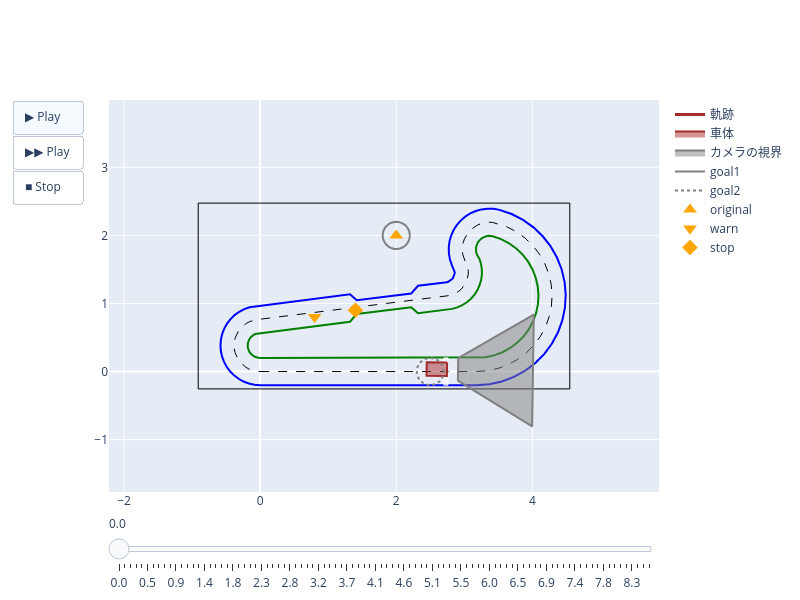

The cell this chart's notebook holds for it:
### Code cell
class Mission4(MissionBase):
    def __init__(self):
        super().__init__(type_b_circuit, t_max=80)
        self.goals = [
            GoalCircle((2, 2), 0.2, should_stop=True),
            GoalCircle((2.5, 0.0), 0.2, should_stop=False),
        ]
        self.initial_xy = (2.5, 0.0)
        self.random_d_xy = (0.1, 0.1)
        self.random_d_yaw_deg = 5
        self.set_signs(
            [
                Sign(x=2, y=2, name="original"),
                ### 標識を追加するにはここから下を書き換える
                Sign(x=1.4, y=0.9, name="stop"),
                Sign(x=0.8, y=0.8, name="warn"),
                ### 標識を追加するにはここより上を書き換える
            ]
        )

    @staticmethod
    def command_func(alive, *, move, rotate, wait, search, auto, **kwargs):
        rotate(45)
        # ######## ここから下にプログラムを書こう
        # mode = 0
        # while alive():
        #     if mode == 0:
        #         # コース内で自動走行し、標識(original)を見つけた場合に標識の真上に行き１秒停車するモード
        #         pos = search(name="original")
        #         if pos is None:
        #             auto(v=0.2)
        #         else:
        #             if pos.theta > 5:
        #                 rotate(w=45)
        #             elif pos.theta < -5:
        #                 rotate(w=-45)
        #             else:
        #                 move(v=0.2)
        #                 move(v=0.2, t=pos.x / 0.2)
        #                 wait()
        #                 move(v=0, t=1)
        #                 wait()
        #                 mode = 1
        #     elif mode == 1:
        #         # 左回転し、標識(stop)を見つけた場合に標識の真上に行くモード
        #         pos = search(name="stop")
        #         if pos is None:
        #             rotate(w=45)
        #         else:
        #             if pos.theta > 5:
        #                 rotate(w=45)
        #             elif pos.theta < -5:
        #                 rotate(w=-45)
        #             else:
        #                 move(v=0.2)
        #                 move(v=0.2, t=pos.x / 0.2)
        #                 wait()
        #                 mode = 2
        #     elif mode == 2:
        #         # 右回転し、標識(warn)を見つけた場合に標識の方を向いた後で自動走行を開始するモード
        #         pos = search(name="warn")
        #         if pos is None:
        #             rotate(w=-45)
        #         else:
        #             rotate(w=pos.theta, t=1)
        #             wait()
        #             auto(v=0.2)
        #             mode = 0

        # ######## ここより上にプログラムを書こう


"成功" if start(Mission4()) else "失敗"

### Figure 1 — Plotly figure (JSON) as saved in the notebook; plotly's stock layout.template omitted (floating-point values rounded to 4 significant figures)
{"data": [{"fill": "none", "line": {"color": "black", "dash": "dash", "width": 1}, "mode": "lines", "name": "lane_center", "showlegend": false, "type": "scatter", "x": [0.0, 3.18, 3.339, 3.495, 3.645, 3.785, 3.912, 4.024, 4.119, 4.194, 4.248, 4.281, 4.29, 4.276, 4.24, 4.182, 4.103, 4.005, 3.89, 3.76, 3.618, 3.467, 3.411, 3.354, 3.298, 3.242, 3.19, 3.141, 3.097, 3.058, 3.026, 3.001, 2.983, 2.973, 2.971, 2.977, 2.992, 3.014, 3.043, 3.054, 3.059, 3.057, 3.048, 3.033, 3.011, 2.983, 2.95, 2.912, 2.871, 2.826, 2.778, 2.73, -0.04749, -0.1014, -0.1532, -0.2019, -0.2464, -0.2858, -0.3193, -0.3463, -0.3661, -0.3784, -0.3829, -0.3795, -0.3682, -0.3494, -0.3234, -0.2907, -0.252, -0.2081, -0.16, -0.1085, -0.05482, -1.172e-16], "y": [0.0, 3.894e-16, 0.01149, 0.04571, 0.102, 0.1791, 0.2755, 0.3891, 0.5177, 0.6585, 0.8087, 0.9651, 1.125, 1.284, 1.439, 1.588, 1.727, 1.853, 1.963, 2.056, 2.13, 2.182, 2.192, 2.194, 2.187, 2.173, 2.151, 2.121, 2.085, 2.044, 1.997, 1.946, 1.891, 1.835, 1.778, 1.722, 1.667, 1.614, 1.565, 1.517, 1.469, 1.42, 1.372, 1.325, 1.282, 1.241, 1.205, 1.174, 1.149, 1.129, 1.116, 1.11, 0.7628, 0.7521, 0.7338, 0.7082, 0.676, 0.6377, 0.5941, 0.5462, 0.4949, 0.4414, 0.3866, 0.3317, 0.2779, 0.2263, 0.1779, 0.1337, 0.09463, 0.06152, 0.03503, 0.0157, 0.00395, 5e-06]}, {"fill": "none", "line": {"color": "green", "dash": "solid", "width": 2}, "mode": "lines", "name": "lane_inner", "showlegend": false, "type": "scatter", "x": [-2.449e-17, 3.18, 3.18, 3.31, 3.438, 3.561, 3.675, 3.78, 3.872, 3.949, 4.011, 4.056, 4.082, 4.09, 4.079, 4.049, 4.002, 3.937, 3.857, 3.763, 3.657, 3.541, 3.418, 3.418, 3.39, 3.362, 3.334, 3.307, 3.281, 3.257, 3.235, 3.216, 3.2, 3.187, 3.178, 3.172, 3.171, 3.173, 3.18, 3.19, 3.203, 3.22, 3.22, 3.244, 3.257, 3.258, 3.248, 3.226, 3.193, 3.151, 3.098, 3.038, 2.971, 2.898, 2.821, 2.742, 2.755, 2.32, 2.22, 1.42, 1.32, -0.02269, -0.02268, -0.04843, -0.07319, -0.09643, -0.1177, -0.1365, -0.1525, -0.1654, -0.1749, -0.1807, -0.1829, -0.1812, -0.1759, -0.1669, -0.1545, -0.1388, -0.1204, -0.09942, -0.07641, -0.05183, -0.02619, -8.049e-17, -2.449e-17], "y": [0.2, 0.2, 0.2, 0.2094, 0.2374, 0.2835, 0.3466, 0.4255, 0.5185, 0.6238, 0.7391, 0.8621, 0.9902, 1.121, 1.251, 1.379, 1.5, 1.614, 1.718, 1.809, 1.885, 1.945, 1.988, 1.988, 1.993, 1.994, 1.991, 1.983, 1.973, 1.958, 1.941, 1.92, 1.897, 1.872, 1.846, 1.818, 1.79, 1.762, 1.735, 1.709, 1.684, 1.662, 1.662, 1.586, 1.507, 1.427, 1.348, 1.271, 1.198, 1.131, 1.071, 1.018, 0.9755, 0.9427, 0.9209, 0.9104, 0.9116, 0.8572, 0.9455, 0.8455, 0.7322, 0.5644, 0.5644, 0.5592, 0.5505, 0.5383, 0.5229, 0.5046, 0.4838, 0.4609, 0.4364, 0.4108, 0.3847, 0.3585, 0.3328, 0.3081, 0.285, 0.2639, 0.2452, 0.2294, 0.2167, 0.2075, 0.2019, 0.2, 0.2]}, {"fill": "none", "line": {"color": "blue", "dash": "solid", "width": 2}, "mode": "lines", "name": "lane_outer", "showlegend": false, "type": "scatter", "x": [2.449e-17, 3.18, 3.18, 3.368, 3.552, 3.729, 3.894, 4.044, 4.176, 4.288, 4.377, 4.441, 4.479, 4.49, 4.474, 4.431, 4.362, 4.269, 4.153, 4.017, 3.863, 3.696, 3.517, 3.517, 3.43, 3.342, 3.254, 3.169, 3.088, 3.013, 2.946, 2.889, 2.841, 2.806, 2.782, 2.772, 2.774, 2.789, 2.817, 2.857, 2.857, 2.859, 2.858, 2.853, 2.845, 2.834, 2.82, 2.803, 2.784, 2.764, 2.742, 2.742, 2.32, 2.22, 1.42, 1.32, -0.0723, -0.0723, -0.1544, -0.2333, -0.3073, -0.3751, -0.4351, -0.4862, -0.5272, -0.5574, -0.576, -0.5829, -0.5777, -0.5606, -0.5319, -0.4923, -0.4425, -0.3836, -0.3169, -0.2435, -0.1652, -0.08346, -1.54e-16, 2.449e-17], "y": [-0.2, -0.2, -0.2, -0.1864, -0.146, -0.07956, 0.01153, 0.1254, 0.2596, 0.4115, 0.5778, 0.7552, 0.9399, 1.128, 1.316, 1.5, 1.675, 1.839, 1.988, 2.118, 2.228, 2.314, 2.376, 2.376, 2.391, 2.393, 2.383, 2.359, 2.323, 2.276, 2.218, 2.151, 2.076, 1.995, 1.91, 1.822, 1.734, 1.647, 1.563, 1.484, 1.484, 1.461, 1.439, 1.417, 1.395, 1.376, 1.358, 1.342, 1.33, 1.32, 1.313, 1.313, 1.26, 1.147, 1.047, 1.135, 0.9613, 0.9613, 0.945, 0.9171, 0.8782, 0.8291, 0.7708, 0.7045, 0.6315, 0.5535, 0.4719, 0.3885, 0.305, 0.2231, 0.1445, 0.07078, 0.003508, -0.05594, -0.1064, -0.1467, -0.1761, -0.194, -0.2, -0.2]}, {"fill": "none", "line": {"color": "black", "dash": "solid", "width": 1}, "mode": "lines", "name": "rim", "showlegend": false, "type": "scatter", "x": [-0.91, 4.55, 4.55, -0.91, -0.91], "y": [-0.255, -0.255, 2.475, 2.475, -0.255]}, {"fill": "toself", "line": {"color": "white", "dash": "solid", "width": 1}, "mode": "lines", "name": "start", "showlegend": false, "type": "scatter", "x": [2.7, 2.76, 2.76, 2.7, 2.7], "y": [-0.2, -0.2, 0.2, 0.2, -0.2]}, {"legendrank": 2, "line": {"color": "brown", "width": 3}, "mode": "lines", "name": "軌跡", "type": "scatter", "x": [2.596], "y": [0.03534]}, {"legendrank": 1, "mode": "lines", "name": "予測軌跡", "type": "scatter", "x": [], "y": []}, {"fill": "toself", "legendrank": 3, "line": {"color": "brown", "width": 2}, "mode": "lines", "name": "車体", "type": "scatter", "x": [2.748, 2.745, 2.445, 2.448, 2.748], "y": [0.1331, -0.06687, -0.06244, 0.1375, 0.1331]}, {"fill": "toself", "legendrank": 4, "line": {"color": "gray", "width": 2}, "mode": "lines", "name": "カメラの視界", "type": "scatter", "x": [2.911, 4.021, 3.997, 2.906, 2.911], "y": [0.1958, 0.8347, -0.8058, -0.1344, 0.1958]}, {"legendrank": 5, "line": {"color": "gray", "dash": "solid", "width": 2}, "mode": "lines", "name": "goal1", "type": "scatter", "x": [2.2, 2.198, 2.192, 2.182, 2.168, 2.151, 2.131, 2.108, 2.083, 2.056, 2.028, 2.0, 1.972, 1.944, 1.917, 1.892, 1.869, 1.849, 1.832, 1.818, 1.808, 1.802, 1.8, 1.802, 1.808, 1.818, 1.832, 1.849, 1.869, 1.892, 1.917, 1.944, 1.972, 2.0, 2.028, 2.056, 2.083, 2.108, 2.131, 2.151, 2.168, 2.182, 2.192, 2.198, 2.2], "y": [2.0, 2.028, 2.056, 2.083, 2.108, 2.131, 2.151, 2.168, 2.182, 2.192, 2.198, 2.2, 2.198, 2.192, 2.182, 2.168, 2.151, 2.131, 2.108, 2.083, 2.056, 2.028, 2.0, 1.972, 1.944, 1.917, 1.892, 1.869, 1.849, 1.832, 1.818, 1.808, 1.802, 1.8, 1.802, 1.808, 1.818, 1.832, 1.849, 1.869, 1.892, 1.917, 1.944, 1.972, 2.0]}, {"legendrank": 5, "line": {"color": "gray", "dash": "dot", "width": 2}, "mode": "lines", "name": "goal2", "type": "scatter", "x": [2.7, 2.698, 2.692, 2.682, 2.668, 2.651, 2.631, 2.608, 2.583, 2.556, 2.528, 2.5, 2.472, 2.444, 2.417, 2.392, 2.369, 2.349, 2.332, 2.318, 2.308, 2.302, 2.3, 2.302, 2.308, 2.318, 2.332, 2.349, 2.369, 2.392, 2.417, 2.444, 2.472, 2.5, 2.528, 2.556, 2.583, 2.608, 2.631, 2.651, 2.668, 2.682, 2.692, 2.698, 2.7], "y": [0.0, 0.02846, 0.05635, 0.08308, 0.1081, 0.131, 0.1511, 0.1683, 0.1819, 0.1919, 0.198, 0.2, 0.198, 0.1919, 0.1819, 0.1683, 0.1511, 0.131, 0.1081, 0.08308, 0.05635, 0.02846, 2.449e-17, -0.02846, -0.05635, -0.08308, -0.1081, -0.131, -0.1511, -0.1683, -0.1819, -0.1919, -0.198, -0.2, -0.198, -0.1919, -0.1819, -0.1683, -0.1511, -0.131, -0.1081, -0.08308, -0.05635, -0.02846, -4.899e-17]}, {"legendrank": 7, "marker": {"color": "yellow", "line": {"width": 3}, "size": 16, "symbol": "star"}, "mode": "markers", "name": "search", "type": "scatter", "x": [], "y": []}, {"legendrank": 8, "marker": {"color": "yellow", "line": {"width": 1}, "size": 16, "symbol": "star"}, "mode": "markers", "name": "search_all", "type": "scatter", "x": [], "y": []}, {"legendrank": 6, "marker": {"color": "orange", "size": 12, "symbol": "triangle-up"}, "mode": "markers", "name": "original", "type": "scatter", "x": [2], "y": [2]}, {"legendrank": 6, "marker": {"color": "orange", "size": 12, "symbol": "triangle-down"}, "mode": "markers", "name": "warn", "type": "scatter", "x": [0.8], "y": [0.8]}, {"legendrank": 6, "marker": {"color": "orange", "size": 12, "symbol": "diamond"}, "mode": "markers", "name": "stop", "type": "scatter", "x": [1.4], "y": [0.9]}], "layout": {"height": 600, "sliders": [{"steps": [{"args": [["0"], {"frame": {"duration": 0, "redraw": true}, "mode": "immediate"}], "label": "0.0", "method": "animate"}, {"args": [["1"], {"frame": {"duration": 0, "redraw": true}, "mode": "immediate"}], "label": "0.1", "method": "animate"}, {"args": [["2"], {"frame": {"duration": 0, "redraw": true}, "mode": "immediate"}], "label": "0.2", "method": "animate"}, {"args": [["3"], {"frame": {"duration": 0, "redraw": true}, "mode": "immediate"}], "label": "0.3", "method": "animate"}, {"args": [["4"], {"frame": {"duration": 0, "redraw": true}, "mode": "immediate"}], "label": "0.4", "method": "animate"}, {"args": [["5"], {"frame": {"duration": 0, "redraw": true}, "mode": "immediate"}], "label": "0.5", "method": "animate"}, {"args": [["6"], {"frame": {"duration": 0, "redraw": true}, "mode": "immediate"}], "label": "0.6", "method": "animate"}, {"args": [["7"], {"frame": {"duration": 0, "redraw": true}, "mode": "immediate"}], "label": "0.6", "method": "animate"}, {"args": [["8"], {"frame": {"duration": 0, "redraw": true}, "mode": "immediate"}], "label": "0.7", "method": "animate"}, {"args": [["9"], {"frame": {"duration": 0, "redraw": true}, "mode": "immediate"}], "label": "0.8", "method": "animate"}, {"args": [["10"], {"frame": {"duration": 0, "redraw": true}, "mode": "immediate"}], "label": "0.9", "method": "animate"}, {"args": [["11"], {"frame": {"duration": 0, "redraw": true}, "mode": "immediate"}], "label": "1.0", "method": "animate"}, {"args": [["12"], {"frame": {"duration": 0, "redraw": true}, "mode": "immediate"}], "label": "1.1", "method": "animate"}, {"args": [["13"], {"frame": {"duration": 0, "redraw": true}, "mode": "immediate"}], "label": "1.2", "method": "animate"}, {"args": [["14"], {"frame": {"duration": 0, "redraw": true}, "mode": "immediate"}], "label": "1.3", "method": "animate"}, {"args": [["15"], {"frame": {"duration": 0, "redraw": true}, "mode": "immediate"}], "label": "1.4", "method": "animate"}, {"args": [["16"], {"frame": {"duration": 0, "redraw": true}, "mode": "immediate"}], "label": "1.5", "method": "animate"}, {"args": [["17"], {"frame": {"duration": 0, "redraw": true}, "mode": "immediate"}], "label": "1.6", "method": "animate"}, {"args": [["18"], {"frame": {"duration": 0, "redraw": true}, "mode": "immediate"}], "label": "1.7", "method": "animate"}, {"args": [["19"], {"frame": {"duration": 0, "redraw": true}, "mode": "immediate"}], "label": "1.8", "method": "animate"}, {"args": [["20"], {"frame": {"duration": 0, "redraw": true}, "mode": "immediate"}], "label": "1.8", "method": "animate"}, {"args": [["21"], {"frame": {"duration": 0, "redraw": true}, "mode": "immediate"}], "label": "1.9", "method": "animate"}, {"args": [["22"], {"frame": {"duration": 0, "redraw": true}, "mode": "immediate"}], "label": "2.0", "method": "animate"}, {"args": [["23"], {"frame": {"duration": 0, "redraw": true}, "mode": "immediate"}], "label": "2.1", "method": "animate"}, {"args": [["24"], {"frame": {"duration": 0, "redraw": true}, "mode": "immediate"}], "label": "2.2", "method": "animate"}, {"args": [["25"], {"frame": {"duration": 0, "redraw": true}, "mode": "immediate"}], "label": "2.3", "method": "animate"}, {"args": [["26"], {"frame": {"duration": 0, "redraw": true}, "mode": "immediate"}], "label": "2.4", "method": "animate"}, {"args": [["27"], {"frame": {"duration": 0, "redraw": true}, "mode": "immediate"}], "label": "2.5", "method": "animate"}, {"args": [["28"], {"frame": {"duration": 0, "redraw": true}, "mode": "immediate"}], "label": "2.6", "method": "animate"}, {"args": [["29"], {"frame": {"duration": 0, "redraw": true}, "mode": "immediate"}], "label": "2.7", "method": "animate"}, {"args": [["30"], {"frame": {"duration": 0, "redraw": true}, "mode": "immediate"}], "label": "2.8", "method": "animate"}, {"args": [["31"], {"frame": {"duration": 0, "redraw": true}, "mode": "immediate"}], "label": "2.9", "method": "animate"}, {"args": [["32"], {"frame": {"duration": 0, "redraw": true}, "mode": "immediate"}], "label": "2.9", "method": "animate"}, {"args": [["33"], {"frame": {"duration": 0, "redraw": true}, "mode": "immediate"}], "label": "3.0", "method": "animate"}, {"args": [["34"], {"frame": {"duration": 0, "redraw": true}, "mode": "immediate"}], "label": "3.1", "method": "animate"}, {"args": [["35"], {"frame": {"duration": 0, "redraw": true}, "mode": "immediate"}], "label": "3.2", "method": "animate"}, {"args": [["36"], {"frame": {"duration": 0, "redraw": true}, "mode": "immediate"}], "label": "3.3", "method": "animate"}, {"args": [["37"], {"frame": {"duration": 0, "redraw": true}, "mode": "immediate"}], "label": "3.4", "method": "animate"}, {"args": [["38"], {"frame": {"duration": 0, "redraw": true}, "mode": "immediate"}], "label": "3.5", "method": "animate"}, {"args": [["39"], {"frame": {"duration": 0, "redraw": true}, "mode": "immediate"}], "label": "3.6", "method": "animate"}, {"args": [["40"], {"frame": {"duration": 0, "redraw": true}, "mode": "immediate"}], "label": "3.7", "method": "animate"}, {"args": [["41"], {"frame": {"duration": 0, "redraw": true}, "mode": "immediate"}], "label": "3.8", "method": "animate"}, {"args": [["42"], {"frame": {"duration": 0, "redraw": true}, "mode": "immediate"}], "label": "3.9", "method": "animate"}, {"args": [["43"], {"frame": {"duration": 0, "redraw": true}, "mode": "immediate"}], "label": "4.0", "method": "animate"}, {"args": [["44"], {"frame": {"duration": 0, "redraw": true}, "mode": "immediate"}], "label": "4.1", "method": "animate"}, {"args": [["45"], {"frame": {"duration": 0, "redraw": true}, "mode": "immediate"}], "label": "4.1", "method": "animate"}, {"args": [["46"], {"frame": {"duration": 0, "redraw": true}, "mode": "immediate"}], "label": "4.2", "method": "animate"}, {"args": [["47"], {"frame": {"duration": 0, "redraw": true}, "mode": "immediate"}], "label": "4.3", "method": "animate"}, {"args": [["48"], {"frame": {"duration": 0, "redraw": true}, "mode": "immediate"}], "label": "4.4", "method": "animate"}, {"args": [["49"], {"frame": {"duration": 0, "redraw": true}, "mode": "immediate"}], "label": "4.5", "method": "animate"}, {"args": [["50"], {"frame": {"duration": 0, "redraw": true}, "mode": "immediate"}], "label": "4.6", "method": "animate"}, {"args": [["51"], {"frame": {"duration": 0, "redraw": true}, "mode": "immediate"}], "label": "4.7", "method": "animate"}, {"args": [["52"], {"frame": {"duration": 0, "redraw": true}, "mode": "immediate"}], "label": "4.8", "method": "animate"}, {"args": [["53"], {"frame": {"duration": 0, "redraw": true}, "mode": "immediate"}], "label": "4.9", "method": "animate"}, {"args": [["54"], {"frame": {"duration": 0, "redraw": true}, "mode": "immediate"}], "label": "5.0", "method": "animate"}, {"args": [["55"], {"frame": {"duration": 0, "redraw": true}, "mode": "immediate"}], "label": "5.1", "method": "animate"}, {"args": [["56"], {"frame": {"duration": 0, "redraw": true}, "mode": "immediate"}], "label": "5.2", "method": "animate"}, {"args": [["57"], {"frame": {"duration": 0, "redraw": true}, "mode": "immediate"}], "label": "5.3", "method": "animate"}, {"args": [["58"], {"frame": {"duration": 0, "redraw": true}, "mode": "immediate"}], "label": "5.3", "method": "animate"}, {"args": [["59"], {"frame": {"duration": 0, "redraw": true}, "mode": "immediate"}], "label": "5.4", "method": "animate"}, {"args": [["60"], {"frame": {"duration": 0, "redraw": true}, "mode": "immediate"}], "label": "5.5", "method": "animate"}, {"args": [["61"], {"frame": {"duration": 0, "redraw": true}, "mode": "immediate"}], "label": "5.6", "method": "animate"}, {"args": [["62"], {"frame": {"duration": 0, "redraw": true}, "mode": "immediate"}], "label": "5.7", "method": "animate"}, {"args": [["63"], {"frame": {"duration": 0, "redraw": true}, "mode": "immediate"}], "label": "5.8", "method": "animate"}, {"args": [["64"], {"frame": {"duration": 0, "redraw": true}, "mode": "immediate"}], "label": "5.9", "method": "animate"}, {"args": [["65"], {"frame": {"duration": 0, "redraw": true}, "mode": "immediate"}], "label": "6.0", "method": "animate"}, {"args": [["66"], {"frame": {"duration": 0, "redraw": true}, "mode": "immediate"}], "label": "6.1", "method": "animate"}, {"args": [["67"], {"frame": {"duration": 0, "redraw": true}, "mode": "immediate"}], "label": "6.2", "method": "animate"}, {"args": [["68"], {"frame": {"duration": 0, "redraw": true}, "mode": "immediate"}], "label": "6.3", "method": "animate"}, {"args": [["69"], {"frame": {"duration": 0, "redraw": true}, "mode": "immediate"}], "label": "6.4", "method": "animate"}, {"args": [["70"], {"frame": {"duration": 0, "redraw": true}, "mode": "immediate"}], "label": "6.5", "method": "animate"}, {"args": [["71"], {"frame": {"duration": 0, "redraw": true}, "mode": "immediate"}], "label": "6.5", "method": "animate"}, {"args": [["72"], {"frame": {"duration": 0, "redraw": true}, "mode": "immediate"}], "label": "6.6", "method": "animate"}, {"args": [["73"], {"frame": {"duration": 0, "redraw": true}, "mode": "immediate"}], "label": "6.7", "method": "animate"}, {"args": [["74"], {"frame": {"duration": 0, "redraw": true}, "mode": "immediate"}], "label": "6.8", "method": "animate"}, {"args": [["75"], {"frame": {"duration": 0, "redraw": true}, "mode": "immediate"}], "label": "6.9", "method": "animate"}, {"args": [["76"], {"frame": {"duration": 0, "redraw": true}, "mode": "immediate"}], "label": "7.0", "method": "animate"}, {"args": [["77"], {"frame": {"duration": 0, "redraw": true}, "mode": "immediate"}], "label": "7.1", "method": "animate"}, {"args": [["78"], {"frame": {"duration": 0, "redraw": true}, "mode": "immediate"}], "label": "7.2", "method": "animate"}, {"args": [["79"], {"frame": {"duration": 0, "redraw": true}, "mode": "immediate"}], "label": "7.3", "method": "animate"}, {"args": [["80"], {"frame": {"duration": 0, "redraw": true}, "mode": "immediate"}], "label": "7.4", "method": "animate"}, {"args": [["81"], {"frame": {"duration": 0, "redraw": true}, "mode": "immediate"}], "label": "7.5", "method": "animate"}, {"args": [["82"], {"frame": {"duration": 0, "redraw": true}, "mode": "immediate"}], "label": "7.6", "method": "animate"}, {"args": [["83"], {"frame": {"duration": 0, "redraw": true}, "mode": "immediate"}], "label": "7.7", "method": "animate"}, {"args": [["84"], {"frame": {"duration": 0, "redraw": true}, "mode": "immediate"}], "label": "7.7", "method": "animate"}, {"args": [["85"], {"frame": {"duration": 0, "redraw": true}, "mode": "immediate"}], "label": "7.8", "method": "animate"}, {"args": [["86"], {"frame": {"duration": 0, "redraw": true}, "mode": "immediate"}], "label": "7.9", "method": "animate"}, {"args": [["87"], {"frame": {"duration": 0, "redraw": true}, "mode": "immediate"}], "label": "8.0", "method": "animate"}, {"args": [["88"], {"frame": {"duration": 0, "redraw": true}, "mode": "immediate"}], "label": "8.1", "method": "animate"}, {"args": [["89"], {"frame": {"duration": 0, "redraw": true}, "mode": "immediate"}], "label": "8.2", "method": "animate"}, {"args": [["90"], {"frame": {"duration": 0, "redraw": true}, "mode": "immediate"}], "label": "8.3", "method": "animate"}, {"args": [["91"], {"frame": {"duration": 0, "redraw": true}, "mode": "immediate"}], "label": "8.4", "method": "animate"}, {"args": [["92"], {"frame": {"duration": 0, "redraw": true}, "mode": "immediate"}], "label": "8.5", "method": "animate"}, {"args": [["93"], {"frame": {"duration": 0, "redraw": true}, "mode": "immediate"}], "label": "8.6", "method": "animate"}]}], "updatemenus": [{"buttons": [{"args": [null, {"frame": {"duration": 92.18, "redraw": true}, "fromcurrent": true, "transition": {"duration": 0}}], "label": "▶ Play", "method": "animate"}, {"args": [null, {"frame": {"duration": 46.09, "redraw": true}, "fromcurrent": true, "transition": {"duration": 0}}], "label": "▶▶ Play", "method": "animate"}, {"args": [[null], {"frame": {"duration": 0}, "mode": "immediate"}], "label": "■ Stop", "method": "animate"}], "type": "buttons"}], "width": 800, "xaxis": {"range": [-1.06, 4.7], "scaleanchor": "y"}, "yaxis": {"range": [-1.77, 3.99]}}}
